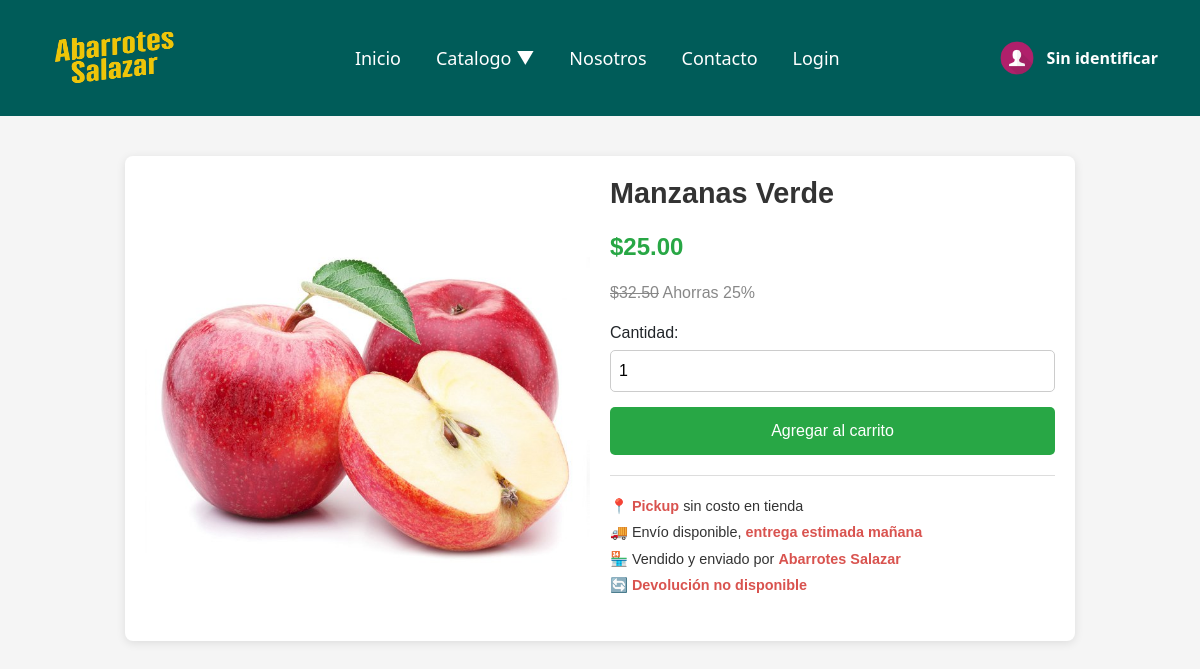
The app's page /vista/detalleproducto.php?id=1 with its own data.
### tables this page shows
CREATE TABLE `productos` (
  `id` int(11) NOT NULL,
  `producto` varchar(255) NOT NULL,
  `imagen` text DEFAULT NULL,
  `alterno` varchar(255) DEFAULT NULL,
  `descripcion` text DEFAULT NULL,
  `estado` enum('disponible','agotado') NOT NULL,
  `precio` decimal(10,2) NOT NULL,
  `categoria` varchar(100) DEFAULT NULL,
  `cantidad` int(11) NOT NULL DEFAULT 0,
  `proveedor` varchar(255) DEFAULT NULL
);

### vista/detalleproducto.php (the view, shortened to what this page needs)
<?php
include_once "encabezado.php";
$id = $_REQUEST['id'];
$cone = new Servidor("root", "proyecto", "");
$conexion = $cone->conecta();
$sql = $conexion->prepare("SELECT * FROM productos WHERE id = :id");
$sql->bindParam(':id', $id, PDO::PARAM_INT);
$sql->setFetchMode(PDO::FETCH_ASSOC);
$sql->execute();
$producto = $sql->fetch();
?>
<!DOCTYPE html>
<html lang="en">
<head>
    <link rel="stylesheet" href="css/bootstrap.min.css">
    <link rel="stylesheet" href="css/detalleproducto.css">
</head>
<body>
    <main class="producto-detallado">
        <section class="divizquierdo">
            <img src="<?php echo htmlspecialchars($producto['imagen']); ?>" alt="<?php echo htmlspecialchars($producto['alterno']); ?>" class="imagen2">
        </section>
        <section class="divderecho">
            <h2 class="nombreproducto"><?php echo htmlspecialchars($producto['producto']); ?></h2>
            <p class="precio">$<?php echo number_format($producto['precio'], 2); ?></p>
            <p class="descuento"><span class="precio-original">$<?php echo number_format($producto['precio'] * 1.3, 2); ?></span> Ahorras 25%</p>
            <label for="cantidad">Cantidad:</label>
            <input type="number" id="cantidad" name="cantidad" min="1" value="1">
            <button type="button" class="boton" id="btn_agregar">Agregar al carrito</button>
            <div class="detalles-envio">
                <p>📍 <span class="resaltado">Pickup</span> sin costo en tienda</p>
                <p>🚚 Envío disponible, <span class="resaltado">entrega estimada mañana</span></p>
                <p>🏪 Vendido y enviado por <span class="resaltado">Abarrotes Salazar</span></p>
                <p>🔄 <span class="resaltado">Devolución no disponible</span></p>
            </div>
        </section>
    </main>
</body>
</html>

### vista/css/encabezado.css (style rules this page uses)
body { font-family: 'Arial', sans-serif; margin: 0; padding: 0; }

### vista/css/detalleproducto.css (style rules this page uses)
body { background-color: #f5f5f5; margin: 0; padding: 0; }
.producto-detallado { font-family: 'Arial', sans-serif; display: flex; max-width: 950px; margin: 40px auto; background-color: #fff; border-radius: 8px; box-shadow: 0 2px 10px rgba(0, 0, 0, 0.1); padding: 20px; }
.divizquierdo { flex: 1; text-align: center; }
.imagen2 { max-width: 100%; height: auto; border-radius: 8px; }
.divderecho { flex: 1; padding-left: 20px; display: flex; flex-direction: column; }
.nombreproducto { font-size: 1.8rem; font-weight: bold; color: #333; }
.precio { font-size: 1.5rem; font-weight: bold; color: #28a745; margin-top: 10px; }
.descuento { font-size: 1rem; color: #888; }
.precio-original { text-decoration: line-through; color: #888; }
input[type="number"], select { width: 100%; padding: 8px; font-size: 1rem; margin-top: 5px; border-radius: 5px; border: 1px solid #ccc; }
.boton { padding: 12px; font-size: 1rem; background-color: #28a745; color: white; border: none; border-radius: 5px; cursor: pointer; margin-top: 15px; }
.detalles-envio { margin-top: 20px; font-size: 0.9rem; color: #333; border-top: 1px solid #ddd; padding-top: 15px; }
.detalles-envio p { margin: 5px 0; }
.detalles-envio .resaltado { font-weight: bold; color: #d9534f; }

### records on screen
productos: imagen (picture), producto "Manzanas Verde", precio "25.00", $producto['precio']*1.3 "32.50"

### other values on screen
$_SESSION['nombre'] "Sin identificar"
